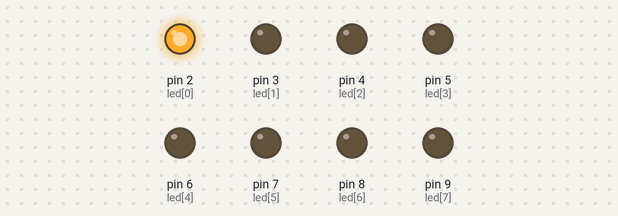
Bench run of a sketch on a simulated Arduino Uno, built with avr-gcc and run on an emulated ATmega328P. Shown: output pins drawn as LEDs (lit = HIGH).

Above: at 0.1 s.
At 3.1 s:
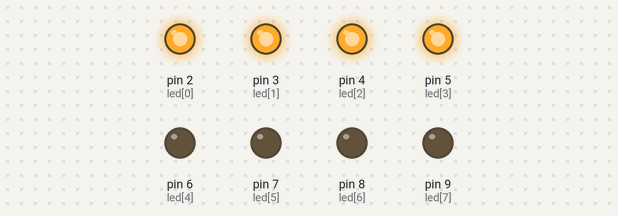
At 6.1 s:
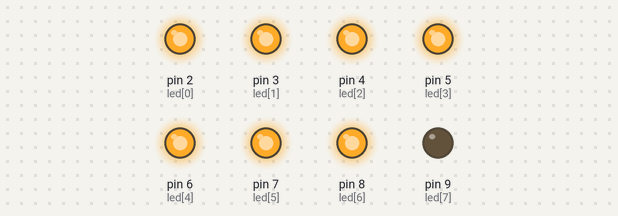
At 12.1 s:
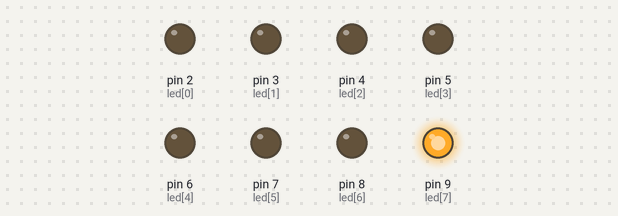
At 22.6 s:
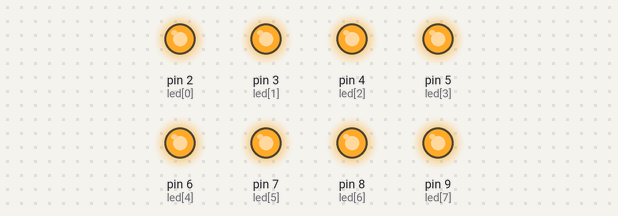
At 38.6 s:
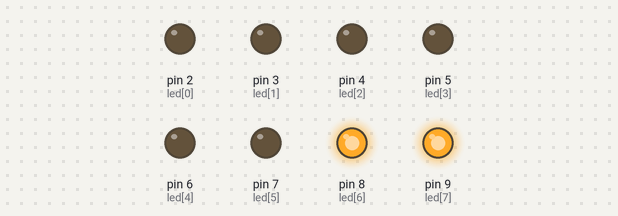
Timing chart, 0 to 40.0 s (numbered marks = the images above):
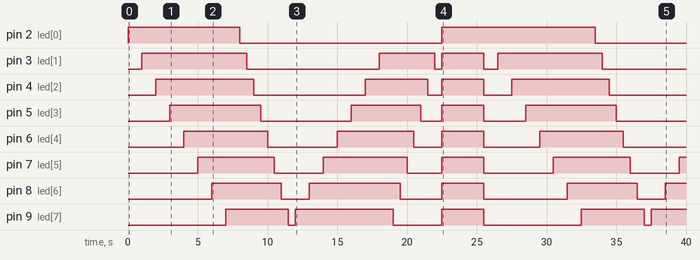

Measured:
- by itself, pin 2 (led[0]): LOW → HIGH at 0.00 s, → LOW 8.0 s later, → HIGH 14.5 s later, → LOW 11.0 s later
- by itself, pin 3 (led[1]): LOW → HIGH at 1.0 s, → LOW 7.5 s later, → HIGH 9.5 s later, → LOW 4.0 s later, … (8 changes in this stretch)
- by itself, pin 4 (led[2]): LOW → HIGH at 2.0 s, → LOW 7.0 s later, → HIGH 8.0 s later, → LOW 4.5 s later, … (8 changes in this stretch)
- by itself, pin 5 (led[3]): LOW → HIGH at 3.0 s, → LOW 6.5 s later, → HIGH 6.5 s later, → LOW 5.0 s later, … (8 changes in this stretch)
- by itself, pin 6 (led[4]): LOW → HIGH at 4.0 s, → LOW 6.0 s later, → HIGH 5.0 s later, → LOW 5.5 s later, … (8 changes in this stretch)
- by itself, pin 7 (led[5]): LOW → HIGH at 5.0 s, → LOW 5.5 s later, → HIGH 3.5 s later, → LOW 6.0 s later, … (9 changes in this stretch)
- by itself, pin 8 (led[6]): LOW → HIGH at 6.0 s, → LOW 5.0 s later, → HIGH 2.0 s later, → LOW 6.5 s later, … (9 changes in this stretch)
- by itself, pin 9 (led[7]): LOW → HIGH at 7.0 s, → LOW 4.5 s later, → HIGH 0.50 s later, → LOW 7.0 s later, … (9 changes in this stretch)

The sketch:

code_bai15.ino
```cpp
int led[]={2,3,4,5,6,7,8,9};
int i;
void setup()
{
  for(i=0;i<8;i++)
  {
    pinMode(led[i],OUTPUT);
  }
}
void sangdantraiphai()
{
  for(i=0;i<8;i++)
  {
    digitalWrite(led[i],HIGH);
    delay(1000);
  }
}
void tatdantraiphai()
{
  for(i=0;i<8;i++)
  {
    digitalWrite(led[i],LOW);
    delay(500);
  }
}
void sangdanphaitrai()
{
  for(i=7;i>0;i=i-1)
  {
    digitalWrite(led[i],HIGH);
    delay(1000);
  }
}
void tatdanphaitrai()
{
  for(i=7;i>0;i=i-1)
  {
    digitalWrite(led[i],LOW);
    delay(500);
  }
}
void sang3giaytat()
{
  for(i=0;i<8;i++)
  {
    digitalWrite(led[i],HIGH);
  }
  delay(3000);
    for(i=0;i<8;i++)
  {
    digitalWrite(led[i],LOW);
  }
}
void loop()
{
  sangdantraiphai();
  tatdantraiphai();
  sangdanphaitrai();
  tatdanphaitrai();
  sang3giaytat();
}
```
